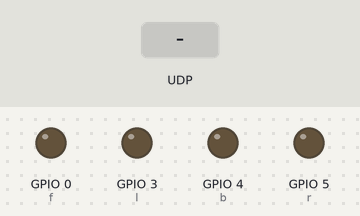
This program was run on a simulated ESP8266 board running MicroPython. Parts: output pins drawn as LEDs (lit = HIGH). Inputs (shaded band) come from the test bench.

Above: at 1.2 s.
1.3 s: UDP packet "'w'" arrives
At 1.9 s:
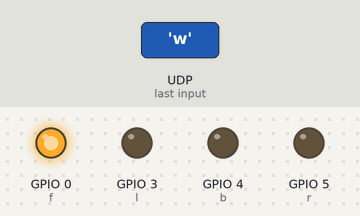
2.8 s: UDP packet "'s'" arrives
At 4.0 s:
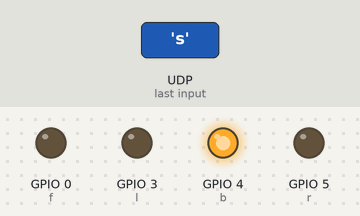
4.3 s: UDP packet "'d'" arrives
At 5.4 s:
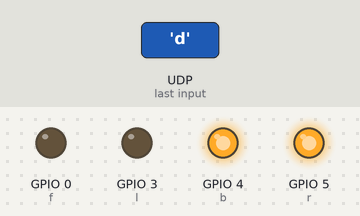
5.8 s: UDP packet "'a'" arrives
At 6.5 s:
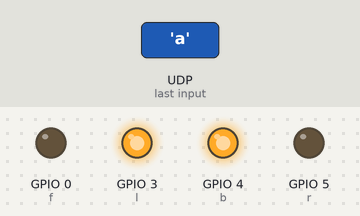
7.3 s: UDP packet "!'w'" arrives
At 7.7 s:
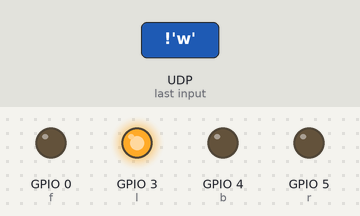
8.8 s: UDP packet "!'d'" arrives
At 10.0 s:
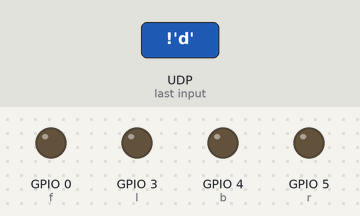
Timing chart, 0 to 11.3 s (numbered marks = the images above; inputs shaded):
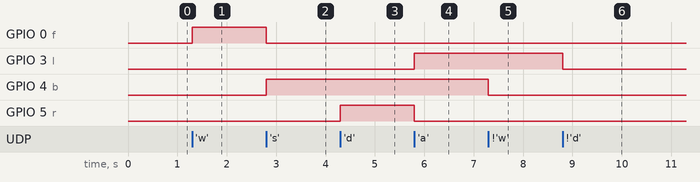

The program:

main_basic.py
```python
from machine import Pin
import socket

UDP_IP = "0.0.0.0"
UDP_PORT = 5006

sock = socket.socket(socket.AF_INET, socket.SOCK_DGRAM)
sock.bind((UDP_IP, UDP_PORT))

f = Pin(0, Pin.OUT)
b = Pin(4, Pin.OUT)
r = Pin(5, Pin.OUT)
l = Pin(3, Pin.OUT)

f.off()
b.off()
r.off()
l.off()

def forward():
    b.off()
    f.on()

def backword():
    f.off()
    b.on()

def right():
    l.off()
    r.on()

def left():
    r.off()
    l.on()

def stop_move():
    f.off()
    b.off()

def stop_steering():
    r.off()
    l.off()

while True:
    data, addr = sock.recvfrom(1024)
    key = data.decode()
    if key == "'w'":
        forward()
    if key == "'s'":
        backword()
    if key == "'d'":
        right()
    if key == "'a'":
        left()
    if key == "!'w'":
        stop_move()
    if key == "!'s'":
        stop_move()
    if key == "!'d'":
        stop_steering()
    if key == "!'a'":
        stop_steering()
```

Measured:
- after the input at 1.3 s, GPIO 0 (f): LOW → HIGH at once
- after the input at 2.8 s, GPIO 0 (f): HIGH → LOW at once; GPIO 4 (b): LOW → HIGH at once
- after the input at 4.3 s, GPIO 5 (r): LOW → HIGH at once
- after the input at 5.8 s, GPIO 3 (l): LOW → HIGH at once; GPIO 5 (r): HIGH → LOW at once
- after the input at 7.3 s, GPIO 4 (b): HIGH → LOW at once
- after the input at 8.8 s, GPIO 3 (l): HIGH → LOW at once
